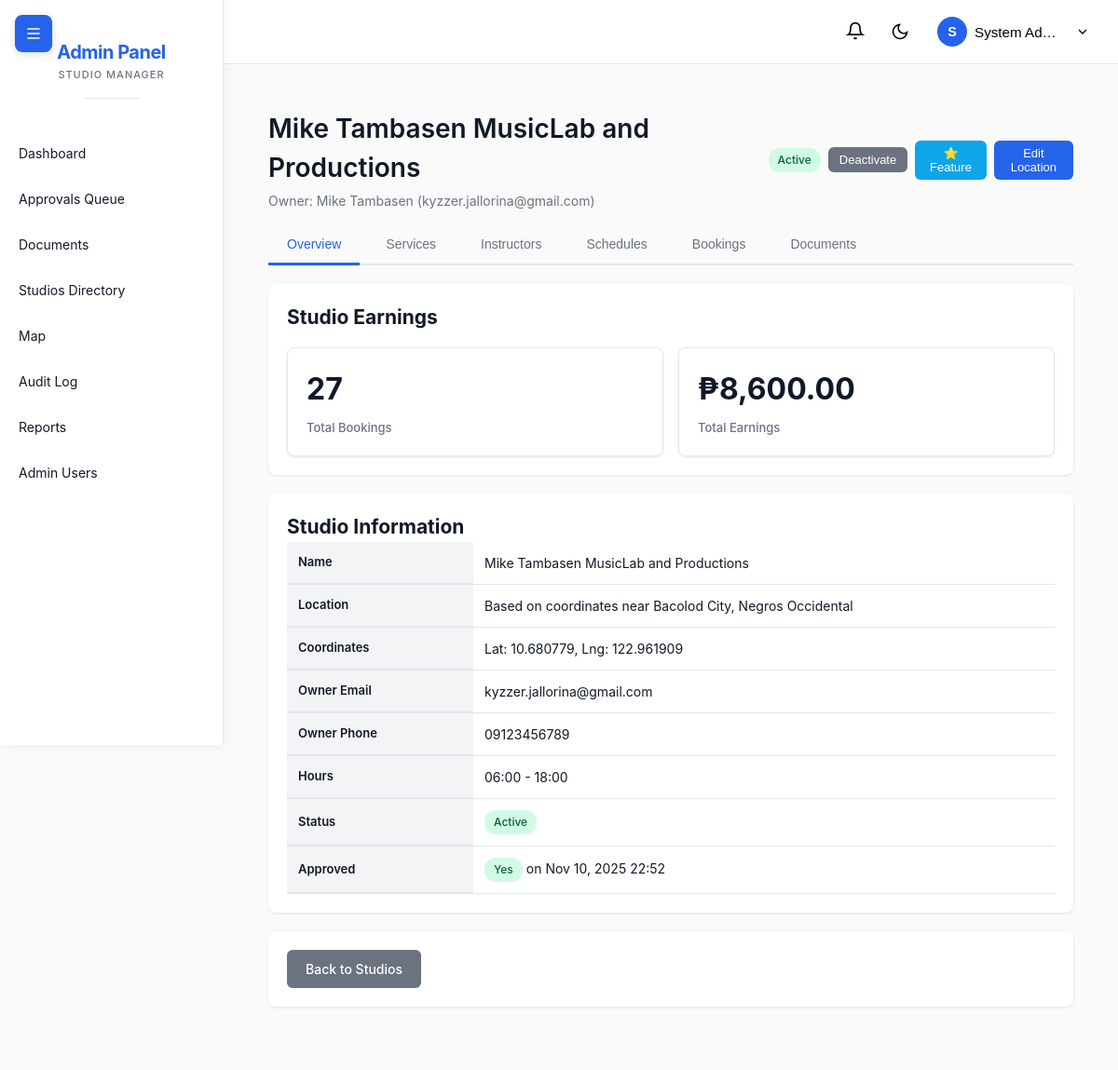
/admin/php/studio-detail.php?id=3 (signed in), run on the app's committed database.
### tables this page shows
CREATE TABLE IF NOT EXISTS `studios` (
  `StudioID` int(11) NOT NULL AUTO_INCREMENT,
  `ClientID` int(11) DEFAULT NULL,
  `OwnerID` int(11) DEFAULT NULL,
  `StudioName` varchar(255) NOT NULL,
  `Latitude` varchar(255) NOT NULL,
  `Longitude` varchar(255) NOT NULL,
  `Loc_Desc` varchar(255) NOT NULL,
  `Time_IN` time NOT NULL,
  `Time_OUT` time NOT NULL,
  `StudioImg` varchar(255) DEFAULT NULL,
  `approved_by_admin` int(11) DEFAULT NULL,
  `approved_at` datetime DEFAULT NULL,
  `is_active` tinyint(1) NOT NULL DEFAULT 1,
  `is_featured` tinyint(1) NOT NULL DEFAULT 0,
  PRIMARY KEY (`StudioID`),
  KEY `ClientID` (`ClientID`),
  KEY `FK_studios_studio_owners` (`OwnerID`),
  KEY `fk_studio_approved_by` (`approved_by_admin`),
  KEY `idx_featured` (`is_active`,`is_featured`),
  CONSTRAINT `FK_studios_studio_owners` FOREIGN KEY (`OwnerID`) REFERENCES `studio_owners` (`OwnerID`) ON DELETE NO ACTION ON UPDATE NO ACTION,
  CONSTRAINT `fk_studio_approved_by` FOREIGN KEY (`approved_by_admin`) REFERENCES `admin_users` (`admin_id`) ON DELETE SET NULL ON UPDATE NO ACTION,
  CONSTRAINT `studios_ibfk_1` FOREIGN KEY (`ClientID`) REFERENCES `clients` (`ClientID`)
);

CREATE TABLE IF NOT EXISTS `studio_owners` (
  `OwnerID` int(11) NOT NULL AUTO_INCREMENT,
  `Name` varchar(255) NOT NULL,
  `Email` varchar(255) NOT NULL,
  `Phone` varchar(255) NOT NULL,
  `Password` varchar(255) NOT NULL,
  `V_StatsID` int(11) DEFAULT NULL,
  `last_login` datetime DEFAULT NULL,
  `approved_by_admin` int(11) DEFAULT NULL,
  `approved_at` timestamp NULL DEFAULT NULL,
  `subscription_status` enum('active','suspended','expired','cancelled') NOT NULL DEFAULT 'active',
  `subscription_plan_id` int(11) DEFAULT NULL,
  `subscription_start` datetime DEFAULT NULL,
  `subscription_end` datetime DEFAULT NULL,
  PRIMARY KEY (`OwnerID`),
  UNIQUE KEY `uq_studio_owners_ownerid` (`OwnerID`),
  KEY `V_StatsID` (`V_StatsID`),
  KEY `fk_owner_approved_by` (`approved_by_admin`),
  KEY `fk_owner_subscription_plan` (`subscription_plan_id`),
  CONSTRAINT `fk_owner_approved_by` FOREIGN KEY (`approved_by_admin`) REFERENCES `admin_users` (`admin_id`) ON DELETE SET NULL ON UPDATE NO ACTION,
  CONSTRAINT `fk_owner_subscription_plan` FOREIGN KEY (`subscription_plan_id`) REFERENCES `subscription_plans` (`plan_id`) ON DELETE SET NULL ON UPDATE NO ACTION,
  CONSTRAINT `studio_owners_ibfk_1` FOREIGN KEY (`V_StatsID`) REFERENCES `verify_stats` (`V_StatsID`)
);

### admin/php/config/database.php (called while the page is built)
<?php
class Database {
    private static $instance = null;
    private $pdo;
    private function __construct() {
        $host = getenv('MYSQL_HOST') ?: 'localhost';
        $port = getenv('MYSQL_PORT') ?: '3306';
        $dbname = getenv('MYSQL_DATABASE') ?: 'museek';
        $user = getenv('MYSQL_USER') ?: 'root';
        $password = getenv('MYSQL_PASSWORD') ?: '';
        $dsn = "mysql:host=$host;port=$port;dbname=$dbname;charset=utf8mb4";
        try {
            $this->pdo = new PDO($dsn, $user, $password, [
                PDO::ATTR_ERRMODE => PDO::ERRMODE_EXCEPTION,
                PDO::ATTR_DEFAULT_FETCH_MODE => PDO::FETCH_ASSOC,
                PDO::ATTR_EMULATE_PREPARES => false
            ]);
        } catch (PDOException $e) {
            die("Database connection failed: " . $e->getMessage());
        }
    }
    public static function getInstance() {
        if (self::$instance === null) {
            self::$instance = new self();
        }
        return self::$instance;
    }
    public function getConnection() {
        return $this->pdo;
    }
}

### admin/php/models/Studio.php (called while the page is built, shortened)
<?php
require_once __DIR__ . '/../config/database.php';
class Studio {
    private $db;
    public function __construct() {
        $this->db = Database::getInstance()->getConnection();
    }
    public function getById($id) {
        $stmt = $this->db->prepare("
            SELECT s.*,
                   o.Name as owner_name,
                   o.Email as owner_email,
                   o.Phone as owner_phone,
                   au.full_name as approved_by_name
            FROM studios s
            LEFT JOIN studio_owners o ON s.OwnerID = o.OwnerID
            LEFT JOIN admin_users au ON s.approved_by_admin = au.admin_id
            WHERE s.StudioID = ?
        ");
        $stmt->execute([$id]);
        return $stmt->fetch(PDO::FETCH_ASSOC);
    }
    public function getStudioEarnings($studioId, $startDate = null, $endDate = null) {
        $sql = "
            SELECT
                COUNT(DISTINCT b.BookingID) as total_bookings,
                COALESCE(SUM(CASE WHEN bs.Book_Stats = 'Finished' THEN p.Amount ELSE 0 END), 0) as total_earnings
            FROM bookings b
            LEFT JOIN payment p ON b.BookingID = p.BookingID
            LEFT JOIN book_stats bs ON b.Book_StatsID = bs.Book_StatsID
            WHERE b.StudioID = ?
        ";
        $params = [$studioId];
        $stmt = $this->db->prepare($sql);
        $stmt->execute($params);
        return $stmt->fetch(PDO::FETCH_ASSOC);
    }
}

### admin/php/studio-detail.php (the view, shortened to what this page needs)
<?php
require_once __DIR__ . '/models/Studio.php';
$studioId = $_GET['id'] ?? 0;
$studioModel = new Studio();
$studio = $studioModel->getById($studioId);
$earnings = $studioModel->getStudioEarnings($studioId);
?>
<?php include __DIR__ . '/views/components/header.php'; ?>
<div class="flex-between mb-4">
    <div class="page-header" style="margin-bottom: 0;">
        <h1><?= htmlspecialchars($studio['StudioName']) ?></h1>
        <p>Owner: <?= htmlspecialchars($studio['owner_name'] ?? 'N/A') ?> (<?= htmlspecialchars($studio['owner_email'] ?? 'N/A') ?>)</p>
    </div>
    <div style="display: flex; gap: 8px; align-items: center;">
        <?php
        $isActive = $studio['is_active'] ?? 0;
        $isApproved = $studio['approved_by_admin'] ?? 0;
        if ($isApproved && $isActive) {
            $badgeClass = 'badge-success';
            $statusText = 'Active';
        } elseif ($isApproved && !$isActive) {
            $badgeClass = 'badge-warning';
            $statusText = 'Approved (Inactive)';
        } else {
            $badgeClass = 'badge-secondary';
            $statusText = 'Not Approved';
        }
        ?>
        <span class="badge <?= $badgeClass ?>"><?= $statusText ?></span>
        <button onclick="toggleStatus()" class="btn btn-sm <?= $isActive ? 'btn-secondary' : 'btn-success' ?>">
            <?= $isActive ? 'Deactivate' : 'Activate' ?>
        </button>
        <button onclick="toggleFeatured()" class="btn btn-sm <?= ($studio['is_featured'] ?? 0) ? 'btn-warning' : 'btn-info' ?>">
            <?= ($studio['is_featured'] ?? 0) ? 'Unfeature' : '⭐ Feature' ?>
        </button>
        <button onclick="openLocationModal()" class="btn btn-sm btn-primary">Edit Location</button>
    </div>
</div>
<div class="tabs" id="studioTabs">
    <button class="tab active" data-tab="overview">Overview</button>
    <button class="tab" data-tab="services">Services</button>
    <button class="tab" data-tab="instructors">Instructors</button>
    <button class="tab" data-tab="schedules">Schedules</button>
    <button class="tab" data-tab="bookings">Bookings</button>
    <button class="tab" data-tab="documents">Documents</button>
</div>
<div class="tab-content active" id="overview">
    <div class="card" style="margin-bottom: 20px;">
        <h2>Studio Earnings</h2>
        <div style="display: grid; grid-template-columns: repeat(auto-fit, minmax(200px, 1fr)); gap: 16px; margin-top: 16px;">
            <div class="stat-card">
                <div class="stat-value"><?= $earnings['total_bookings'] ?? 0 ?></div>
                <div class="stat-label">Total Bookings</div>
            </div>
            <div class="stat-card">
                <div class="stat-value">₱<?= number_format($earnings['total_earnings'] ?? 0, 2) ?></div>
                <div class="stat-label">Total Earnings</div>
            </div>
        </div>
    </div>
    <div class="card">
        <h2>Studio Information</h2>
        <table>
            <tr>
                <th style="width: 200px;">Name</th>
                <td><?= htmlspecialchars($studio['StudioName']) ?></td>
            </tr>
            <tr>
                <th>Location</th>
                <td><?= htmlspecialchars($studio['Loc_Desc'] ?? 'N/A') ?></td>
            </tr>
            <tr>
                <th>Coordinates</th>
                <td>
                    <?php if ($studio['Latitude'] && $studio['Longitude']): ?>
                        Lat: <?= number_format($studio['Latitude'], 6) ?>, Lng: <?= number_format($studio['Longitude'], 6) ?>
                    <?php else: ?>
                        Not set
                    <?php endif; ?>
                </td>
            </tr>
            <tr>
                <th>Owner Email</th>
                <td><?= htmlspecialchars($studio['owner_email'] ?? 'N/A') ?></td>
            </tr>
            <tr>
                <th>Owner Phone</th>
                <td><?= htmlspecialchars($studio['owner_phone'] ?? 'N/A') ?></td>
            </tr>
            <tr>
                <th>Hours</th>
                <td>
                    <?php if ($studio['Time_IN'] && $studio['Time_OUT']): ?>
                        <?= date('H:i', strtotime($studio['Time_IN'])) ?> - <?= date('H:i', strtotime($studio['Time_OUT'])) ?>
                    <?php else: ?>
                        Not set
                    <?php endif; ?>
                </td>
            </tr>
            <tr>
                <th>Status</th>
                <td>
                    <span class="badge <?= $studio['is_active'] ? 'badge-success' : 'badge-secondary' ?>">
                        <?= $studio['is_active'] ? 'Active' : 'Inactive' ?>
                    </span>
                </td>
            </tr>
            <tr>
                <th>Approved</th>
                <td>
                    <?php if ($studio['approved_by_admin']): ?>
                        <span class="badge badge-success">Yes</span>
                        <?php if ($studio['approved_at']): ?>
                            on <?= date('M d, Y H:i', strtotime($studio['approved_at'])) ?>
                        <?php endif; ?>
                    <?php else: ?>
                        <span class="badge badge-warning">Pending</span>
                    <?php endif; ?>
                </td>
            </tr>
        </table>
    </div>
</div>
<div class="card">
    <a href="../php/studios.php" class="btn btn-secondary">Back to Studios</a>
</div>
<link rel="stylesheet" href="https://unpkg.com/leaflet@1.9.4/dist/leaflet.css" />
<?php include __DIR__ . '/views/components/footer.php'; ?>

### admin/css/admin.css (style rules this page uses)
* { margin: 0; padding: 0; box-sizing: border-box; }
:root { --primary: #2563eb; --success: #10b981; --warning: #f59e0b; --danger: #ef4444; --secondary: #6b7280; --dark: #1f2937; --light: #f3f4f6; --border: #e5e7eb; --text: #111827; --text-muted: #6b7280; --bg: #fafafa; --card: #ffffff; }
body { font-family: -apple-system, BlinkMacSystemFont, "Segoe UI", Roboto, "Helvetica Neue", Arial, sans-serif; font-size: 14px; color: var(--text); background: var(--bg); line-height: 1.5; transition: background-color 0.3s ease, color 0.3s ease; }
.page-header { margin-bottom: 24px; }
.page-header h1 { font-size: 28px; font-weight: 600; margin-bottom: 4px; }
.page-header p { color: var(--text-muted); }
.btn { padding: 10px 20px; border: none; border-radius: 6px; font-size: 14px; font-weight: 500; cursor: pointer; transition: all 0.2s; text-decoration: none; display: inline-block; }
.btn-primary { background: var(--primary); color: white; }
.btn-secondary { background: var(--secondary); color: white; }
.btn-info { background: #0ea5e9; color: #ffffff; }
.btn-sm { padding: 6px 12px; font-size: 13px; }
.badge { padding: 4px 10px; border-radius: 12px; font-size: 12px; font-weight: 500; display: inline-block; }
.badge-success { background: #d1fae5; color: #065f46; }
.card { background: var(--card); border-radius: 8px; padding: 20px; box-shadow: 0 1px 3px rgba(0, 0, 0, 0.1); margin-bottom: 20px; transition: background-color 0.3s ease; }
.stat-card { background: var(--card); padding: 20px; border-radius: 8px; box-shadow: 0 1px 3px rgba(0, 0, 0, 0.1); transition: background-color 0.3s ease; }
.stat-card .stat-value { font-size: 32px; font-weight: 700; color: var(--text); margin-bottom: 8px; }
table { width: 100%; border-collapse: collapse; }
th { background: var(--light); padding: 12px; text-align: left; font-weight: 600; font-size: 13px; border-bottom: 2px solid var(--border); color: var(--text); transition: background-color 0.3s ease; }
td { padding: 12px; border-bottom: 1px solid var(--border); color: var(--text); }
.tabs { display: flex; gap: 4px; border-bottom: 2px solid var(--border); margin-bottom: 20px; position: relative; z-index: 10; }
.tab { padding: 12px 20px; background: none; border: none; cursor: pointer; font-size: 14px; font-weight: 500; color: var(--text-muted); border-bottom: 2px solid transparent; margin-bottom: -2px; transition: all 0.2s ease; position: relative; z-index: 11; pointer-events: auto; }
.tab.active { color: var(--primary); border-bottom-color: var(--primary); }
.tab-content { display: none; }
.tab-content.active { display: block; }
.stat-card { background: var(--card); padding: 20px; border-radius: 8px; border: 1px solid var(--border); transition: background-color 0.3s ease, border-color 0.3s ease; }
.stat-value { font-size: 28px; font-weight: 700; color: var(--text); margin-bottom: 4px; }
.stat-label { font-size: 13px; color: var(--text-muted); font-weight: 500; }
.mb-4 { margin-bottom: 16px; }
.flex-between { display: flex; justify-content: space-between; align-items: center; }

### admin/php/studio-detail.php (style rules this page uses)
.tab-content { display: none; }
.tab-content.active { display: block; }
.tabs { display: flex; gap: 8px; margin-bottom: 20px; border-bottom: 2px solid var(--border, #ddd); }
.tab { padding: 12px 20px; background: none; border: none; border-bottom: 3px solid transparent; cursor: pointer; font-size: 14px; font-weight: 500; color: var(--text-muted, #666); transition: all 0.2s; }
.tab.active { color: var(--primary, #0066cc); border-bottom-color: var(--primary, #0066cc); }
.flex-between { display: flex; justify-content: space-between; align-items: center; }
.mb-4 { margin-bottom: 16px; }

### data on the page
studios: StudioName "Mike Tambasen MusicLab and Productions", OwnerID.Name "Mike Tambasen", OwnerID.Email "kyzzer.jallorina@gmail.com", statusText "Active", Loc_Desc "Based on coordinates near Bacolod City, Negros Occidental", Latitude "10.680779", Longitude "122.961909", OwnerID.Phone "09123456789", Time_IN "06:00", Time_OUT "18:00", approved_at "Nov 10, 2025 22:52"

### other printed values
substr($adminName, 0, 1) "S"
$adminName "System Ad…"
$earnings['total_bookings'] "27"
$earnings['total_earnings'] "8,600.00"
